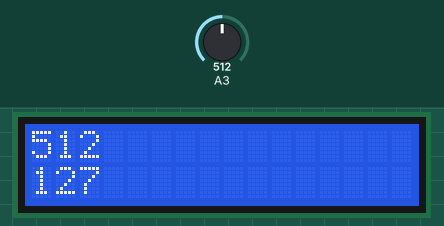
The sketch below on a simulated Arduino Uno, built with avr-gcc and run on an emulated ATmega328P. On the bench: 16×2 character LCD. Inputs (shaded band) come from the test bench; at power-on: A3 = 512. What the sketch prints to the serial monitor is not drawn.

Above: at 1.2 s.
1.3 s: A3 set to 716
At 1.62 s:
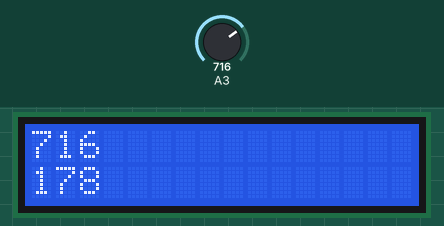
2.9 s: A3 set to 900
At 3.5 s:
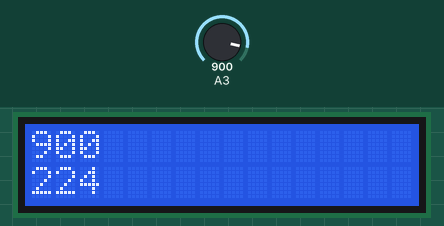
4.4 s: A3 set to 1023
At 5.06 s:
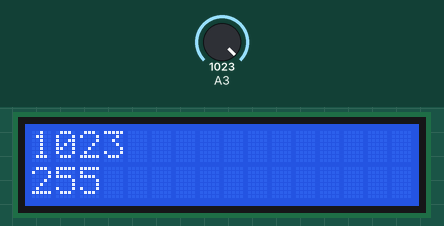
Timing chart, 0 to 7.4 s (numbered marks = the images above; inputs shaded):
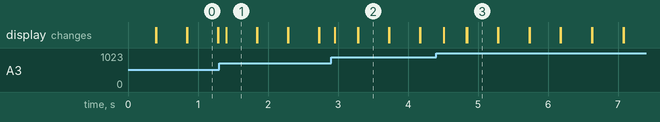

The sketch:

potenciometro02.ino
```cpp
#include <Wire.h>
#include <LiquidCrystal_I2C.h> //coloca a biblioteca que faz nosso display funcionar

unsigned int sensor; //o valor que vem
unsigned int pwm; //coloca o valor convertido


// Inicializa o display no endereco 0x27
LiquidCrystal_I2C lcd(0x27,2,1,0,4,5,6,7,3, POSITIVE);

void setup() {
  lcd.begin (16,2); // Inicializa o display LCD 16x2
  lcd.setBacklight(HIGH); // Liga a luz de fundo do LCD
  Serial.begin(9600);
}

void loop() {
  sensor = analogRead(A3);
  Serial.println(sensor);

  pwm = map(sensor, 0, 1023, 0, 255);

  lcd.setCursor(0,0);
  lcd.print(sensor);
  lcd.setCursor(0,1);
  lcd.print(pwm);

  delay(100);
  lcd.clear();
}
```

Measured:
- after the input at 1.3 s, the display: changes after 0.10 s (image 1)
- after the input at 2.9 s, the display: changes after 0.06 s (image 2)
- after the input at 4.4 s, the display: changes after 0.11 s (image 3)
- what the display in image 0 shows lasts 0.5 s, from 0.8 s to 1.3 s
